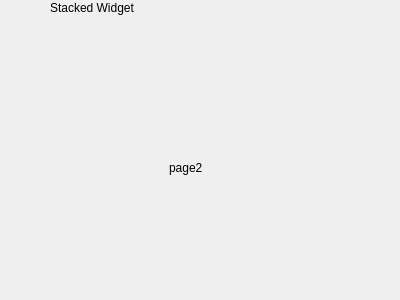
<?xml version="1.0" encoding="UTF-8"?>
<ui version="4.0">
 <class>Form</class>
 <widget class="QWidget" name="Form">
  <property name="geometry">
   <rect>
    <x>0</x>
    <y>0</y>
    <width>400</width>
    <height>300</height>
   </rect>
  </property>
  <property name="windowTitle">
   <string>Form</string>
  </property>
  <widget class="QStackedWidget" name="stackedWidget">
   <property name="geometry">
    <rect>
     <x>-1</x>
     <y>30</y>
     <width>401</width>
     <height>271</height>
    </rect>
   </property>
   <property name="currentIndex">
    <number>1</number>
   </property>
   <widget class="QWidget" name="page">
    <widget class="QLabel" name="label_2">
     <property name="geometry">
      <rect>
       <x>160</x>
       <y>70</y>
       <width>62</width>
       <height>16</height>
      </rect>
     </property>
     <property name="text">
      <string>page1</string>
     </property>
    </widget>
   </widget>
   <widget class="QWidget" name="page_2">
    <widget class="QLabel" name="label_3">
     <property name="geometry">
      <rect>
       <x>170</x>
       <y>130</y>
       <width>62</width>
       <height>16</height>
      </rect>
     </property>
     <property name="text">
      <string>page2</string>
     </property>
    </widget>
   </widget>
  </widget>
  <widget class="QLabel" name="label">
   <property name="geometry">
    <rect>
     <x>50</x>
     <y>0</y>
     <width>161</width>
     <height>16</height>
    </rect>
   </property>
   <property name="text">
    <string>Stacked Widget</string>
   </property>
  </widget>
 </widget>
 <resources/>
 <connections/>
</ui>
